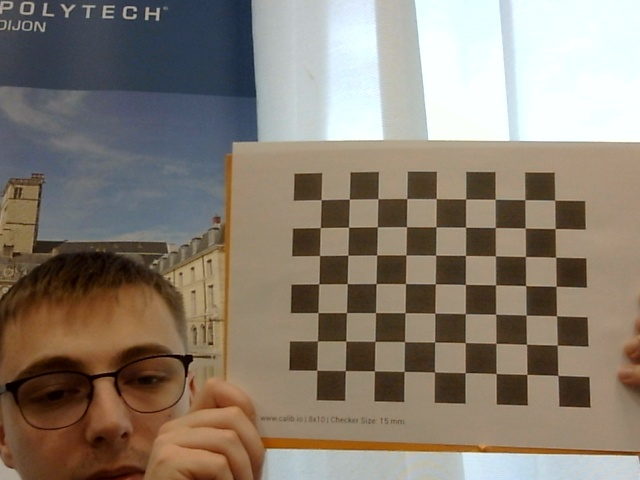
#> input picture 2025-03-24/images_calibration/cam_gauche/gauche_1.jpg, 640 x 480 px; its folder holds 4 pictures in this run
$ python calibration_stereo3.py
#> lines starting #> are read from the running program, lines starting #| are printed output that depends on the picture; pictures that were not available may be replaced by others from this repository, and a replacement may not be noted
import cv2
import numpy as np
import glob


def select_points(image, window_name="Sélection des points", num_points=8):
    """
    Permet à l'utilisateur de sélectionner num_points points sur l'image en cliquant.
    Les points sélectionnés sont affichés sous forme de petits cercles.
    """
    points = []

    def click_event(event, x, y, flags, param):
        if event == cv2.EVENT_LBUTTONDOWN:
            points.append([x, y])
            cv2.circle(image, (x, y), 5, (0, 0, 255), -1)
            cv2.imshow(window_name, image)

    cv2.imshow(window_name, image)
    cv2.setMouseCallback(window_name, click_event)
    print("Veuillez sélectionner {} points dans la fenêtre '{}'.".format(num_points, window_name))

    while True:
        cv2.imshow(window_name, image)
        key = cv2.waitKey(1) & 0xFF
        if len(points) >= num_points:
            break
    cv2.destroyWindow(window_name)
    return np.array(points, dtype=np.float32)


# -------------------------------
# Calibration individuelle des caméras
# -------------------------------

# Paramètres du damier
nb_lignes = 7
nb_colonnes = 9
taille_case = 15  # en mm

# Préparation de l'objet 3D pour le damier
objp = np.zeros((nb_lignes * nb_colonnes, 3), np.float32)
objp[:, :2] = np.mgrid[0:nb_colonnes, 0:nb_lignes].T.reshape(-1, 2) * taille_case

# Listes pour stocker les points 3D et les points détectés sur chaque image
objpoints = []  # Points 3D réels
imgpoints_g = []  # Points détectés dans les images de la caméra gauche
imgpoints_d = []  # Points détectés dans les images de la caméra droite

images_g = sorted(glob.glob('images_calibration/cam_gauche/*.jpg'))
images_d = sorted(glob.glob('images_calibration/cam_droite/*.jpg'))

# Pour récupérer la taille d'image, on lit la première image de la caméra gauche
if len(images_g) == 0:
    raise ValueError("Aucune image trouvée dans 'images_calibration/cam_gauche/'")
img_temp = cv2.imread(images_g[0])
#> img_temp is the input picture: shape (480, 640, 3); mean B, G, R 113.4, 126.3, 137.1
gray_temp = cv2.cvtColor(img_temp, cv2.COLOR_BGR2GRAY)
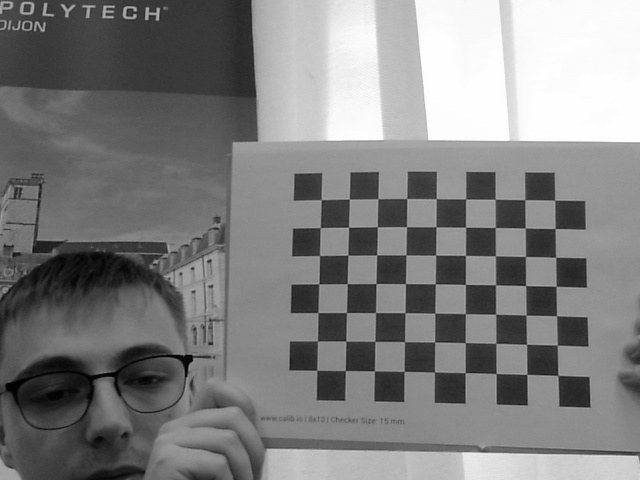
#> gray_temp: shape (480, 640); min 1, max 255, mean 128.1
image_size = gray_temp.shape[::-1]  # largeur, hauteur
#> image_size = (640, 480)

for fname_g, fname_d in zip(images_g, images_d):
    img_g = cv2.imread(fname_g)
    img_d = cv2.imread(fname_d)
    gray_g = cv2.cvtColor(img_g, cv2.COLOR_BGR2GRAY)
    gray_d = cv2.cvtColor(img_d, cv2.COLOR_BGR2GRAY)

    ret_g, corners_g = cv2.findChessboardCorners(gray_g, (nb_colonnes, nb_lignes), None)
#> ret_g = True; corners_g = 63 rows, first 8: [321.3, 199.7], [349.3, 199.2], [378, 198.8], [406.8, 198.4], [436.2, 198.6], [465.7, 199], [495.1, 199.2], [524.8, 199.7]
    ret_d, corners_d = cv2.findChessboardCorners(gray_d, (nb_colonnes, nb_lignes), None)
#> ret_d = True; corners_d has the same summary as corners_g

    if ret_g and ret_d:
        criteria = (cv2.TERM_CRITERIA_EPS + cv2.TERM_CRITERIA_MAX_ITER, 30, 0.001)
        corners2_g = cv2.cornerSubPix(gray_g, corners_g, (11, 11), (-1, -1), criteria)
#> corners2_g = 63 rows, first 8: [321.2, 199.7], [349.3, 199.1], [377.9, 198.7], [406.7, 198.5], [436.3, 198.6], [465.6, 199], [495.1, 199.3], [524.9, 199.6]
        corners2_d = cv2.cornerSubPix(gray_d, corners_d, (11, 11), (-1, -1), criteria)
#> corners2_d has the same summary as corners2_g

        objpoints.append(objp)
        imgpoints_g.append(corners2_g)
        imgpoints_d.append(corners2_d)

# Calibration individuelle pour chaque caméra
ret_g, K_g, dist_g, rvecs_g, tvecs_g = cv2.calibrateCamera(objpoints, imgpoints_g, image_size, None, None)
#> ret_g = 0.306; K_g = [[4380.1, 0, 330.1], [0, 4530.1, 200.3], [0, 0, 1]]; dist_g = [[-16.29, 1426.1, 0.431, 0.445, -10920.4]]; rvecs_g = ([-0.382, 0.151, 0.0115],); tvecs_g = ([-4.65, -0.242, 2315.1],)
ret_d, K_d, dist_d, rvecs_d, tvecs_d = cv2.calibrateCamera(objpoints, imgpoints_d, image_size, None, None)
#> ret_d = 0.306; K_d has the same summary as K_g; dist_d = [[-16.29, 1426.1, 0.431, 0.445, -10920.4]]; rvecs_d = ([-0.382, 0.151, 0.0115],); tvecs_d = ([-4.65, -0.242, 2315.1],)

print("\n--- Calibration Individuelle Gauche ---")
print("Matrice Intrinsèque Gauche :\n", K_g)
#| Matrice Intrinsèque Gauche :
#|  [[4.38007842e+03 0.00000000e+00 3.30102748e+02]
#|  [0.00000000e+00 4.53006036e+03 2.00349834e+02]
#|  [0.00000000e+00 0.00000000e+00 1.00000000e+00]]
print("Distorsion Gauche :\n", dist_g)
#| Distorsion Gauche :
#|  [[-1.62866270e+01  1.42614781e+03  4.30744419e-01  4.44920705e-01
#|   -1.09204477e+04]]

print("\n--- Calibration Individuelle Droite ---")
print("Matrice Intrinsèque Droite :\n", K_d)
#| Matrice Intrinsèque Droite :
#|  [[4.38007842e+03 0.00000000e+00 3.30102748e+02]
#|  [0.00000000e+00 4.53006036e+03 2.00349834e+02]
#|  [0.00000000e+00 0.00000000e+00 1.00000000e+00]]
print("Distorsion Droite :\n", dist_d)
#| Distorsion Droite :
#|  [[-1.62866270e+01  1.42614781e+03  4.30744419e-01  4.44920705e-01
#|   -1.09204477e+04]]

# -------------------------------
# Calibration stéréo manuelle via l'algorithme des 8 points
# -------------------------------

# Choix d'une paire d'images pour la calibration stéréo (ici la première image de chaque série)
img_g = cv2.imread('camerag.jpg')
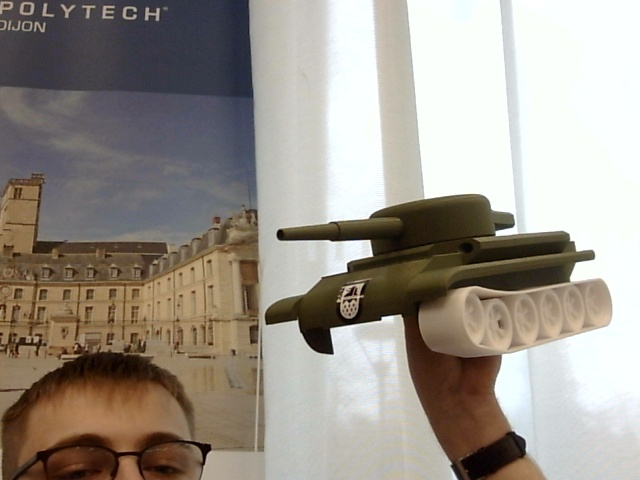
#> input picture 2025-03-24/camerag.jpg, 640 x 480 px
#> img_g is the input picture: shape (480, 640, 3); mean B, G, R 140.2, 149.4, 156.4
img_d = cv2.imread('camerad.jpg')
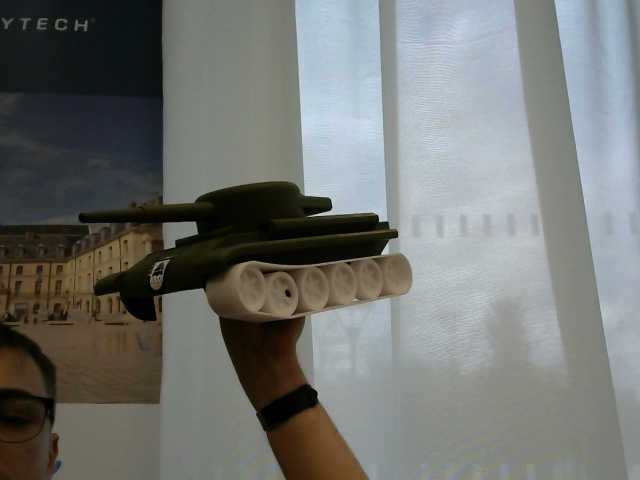
#> input picture 2025-03-24/camerad.jpg, 640 x 480 px
#> img_d is the input picture: shape (480, 640, 3); mean B, G, R 113.8, 116.7, 114.4

# Sélection manuelle de 8 points homologues sur chaque image
pts_g = select_points(img_g.copy(), window_name="Image Gauche", num_points=8)
#> (key Esc is pressed here)
pts_d = select_points(img_d.copy(), window_name="Image Droite", num_points=8)

# Calcul de la matrice fondamentale avec l'algorithme des 8 points
F, mask = cv2.findFundamentalMat(pts_g, pts_d, cv2.FM_8POINT)
print("\n--- Matrice Fondamentale ---")
print(F)

# Calcul de la matrice essentielle à partir de F et des matrices intrinsèques
# La formule est : E = K_droite^T * F * K_gauche
E = K_d.T @ F @ K_g
print("\n--- Matrice Essentielle ---")
print(E)

# Récupération de la pose relative (rotation et translation) entre les caméras
retval, R, T, mask_pose = cv2.recoverPose(E, pts_g, pts_d, K_g)
print("\n--- Pose relative entre les caméras ---")
print("Rotation (R) :\n", R)
print("Translation (T) :\n", T)

# -------------------------------
# Sauvegarde des paramètres de calibration dans un fichier YAML
# -------------------------------

fs = cv2.FileStorage('calibration_stereo.yml', cv2.FILE_STORAGE_WRITE)
fs.write("K_gauche", K_g)
fs.write("dist_gauche", dist_g)
fs.write("K_droite", K_d)
fs.write("dist_droite", dist_d)
fs.write("F", F)
fs.write("E", E)
fs.write("R", R)
fs.write("T", T)
fs.release()

cv2.destroyAllWindows()
